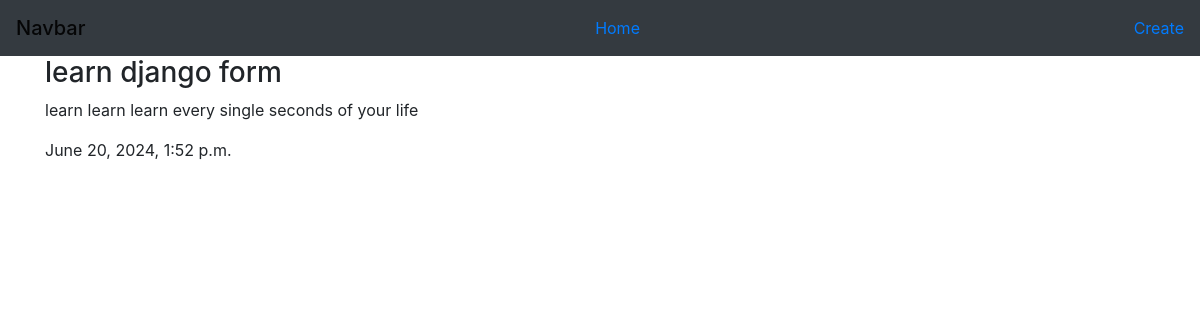
The app's page /blog/detail/2 with its own data.
### blog/models.py (models this page shows, shortened)
class Post(models.Model):
    STATUS_CHOICES = (
        ('pub', 'Published'),
        ('drf', 'Draft'),
    )
    title = models.CharField(max_length=100)
    text = models.TextField()
    date_created = models.DateTimeField(auto_now_add=True)
    date_modified = models.DateTimeField(auto_now=True)
    status = models.CharField(choices=STATUS_CHOICES, default='drf', max_length=3)
    author = models.ForeignKey('auth.User', on_delete=models.CASCADE, null=True)

### blog/views.py (the view)
# urls.py: path('detail/<int:post_id>', views.detail, name='post_detail'),
def detail(request, post_id):
    post = get_object_or_404(Post, pk=post_id)
    if post is None:
        return HttpResponse("page not founded", status=401 )
    return render(request, 'blog/detail.html', {'post': post})

### blog/templates/blog/detail.html (shortened to what this page needs)
{% extends '_base.html'%}
      {%block content%}
          <h3>{{ post.title }}</h3>
          <p> {{ post.text }} </p>
          <p> {{ post.date_created }}</p>
      {%endblock%}

### records on screen
Post: title "learn django form", text "learn learn learn every single seconds of your life", date_created "June 20, 2024, 1:52 p.m."
